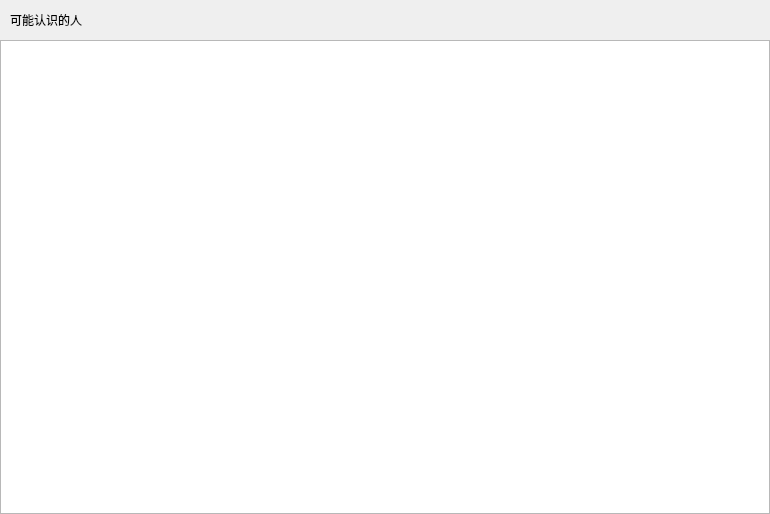
<?xml version="1.0" encoding="UTF-8"?>
<ui version="4.0">
 <class>MaybeFriendPage</class>
 <widget class="QWidget" name="MaybeFriendPage">
  <property name="geometry">
   <rect>
    <x>0</x>
    <y>0</y>
    <width>770</width>
    <height>514</height>
   </rect>
  </property>
  <property name="windowTitle">
   <string>Form</string>
  </property>
  <layout class="QVBoxLayout" name="verticalLayout">
   <property name="spacing">
    <number>0</number>
   </property>
   <property name="leftMargin">
    <number>0</number>
   </property>
   <property name="topMargin">
    <number>0</number>
   </property>
   <property name="rightMargin">
    <number>0</number>
   </property>
   <property name="bottomMargin">
    <number>0</number>
   </property>
   <item>
    <widget class="QWidget" name="friend_maybe_wid" native="true">
     <layout class="QHBoxLayout" name="horizontalLayout">
      <property name="spacing">
       <number>0</number>
      </property>
      <property name="leftMargin">
       <number>0</number>
      </property>
      <property name="topMargin">
       <number>0</number>
      </property>
      <property name="rightMargin">
       <number>0</number>
      </property>
      <property name="bottomMargin">
       <number>0</number>
      </property>
      <item>
       <spacer name="horizontalSpacer_2">
        <property name="orientation">
         <enum>Qt::Horizontal</enum>
        </property>
        <property name="sizeType">
         <enum>QSizePolicy::Fixed</enum>
        </property>
        <property name="sizeHint" stdset="0">
         <size>
          <width>10</width>
          <height>20</height>
         </size>
        </property>
       </spacer>
      </item>
      <item>
       <widget class="QLabel" name="friend_maybe_lb">
        <property name="minimumSize">
         <size>
          <width>0</width>
          <height>40</height>
         </size>
        </property>
        <property name="maximumSize">
         <size>
          <width>16777215</width>
          <height>40</height>
         </size>
        </property>
        <property name="text">
         <string>可能认识的人</string>
        </property>
       </widget>
      </item>
      <item>
       <spacer name="horizontalSpacer">
        <property name="orientation">
         <enum>Qt::Horizontal</enum>
        </property>
        <property name="sizeHint" stdset="0">
         <size>
          <width>685</width>
          <height>20</height>
         </size>
        </property>
       </spacer>
      </item>
     </layout>
    </widget>
   </item>
   <item>
    <widget class="QWidget" name="widget_2" native="true">
     <layout class="QVBoxLayout" name="verticalLayout_2">
      <property name="spacing">
       <number>0</number>
      </property>
      <property name="leftMargin">
       <number>0</number>
      </property>
      <property name="topMargin">
       <number>0</number>
      </property>
      <property name="rightMargin">
       <number>0</number>
      </property>
      <property name="bottomMargin">
       <number>0</number>
      </property>
      <item>
       <widget class="ApplyFriendList" name="maybe_friend_list"/>
      </item>
     </layout>
    </widget>
   </item>
  </layout>
 </widget>
 <customwidgets>
  <customwidget>
   <class>ApplyFriendList</class>
   <extends>QListWidget</extends>
   <header>applyfriendlist.h</header>
  </customwidget>
 </customwidgets>
 <resources/>
 <connections/>
</ui>
